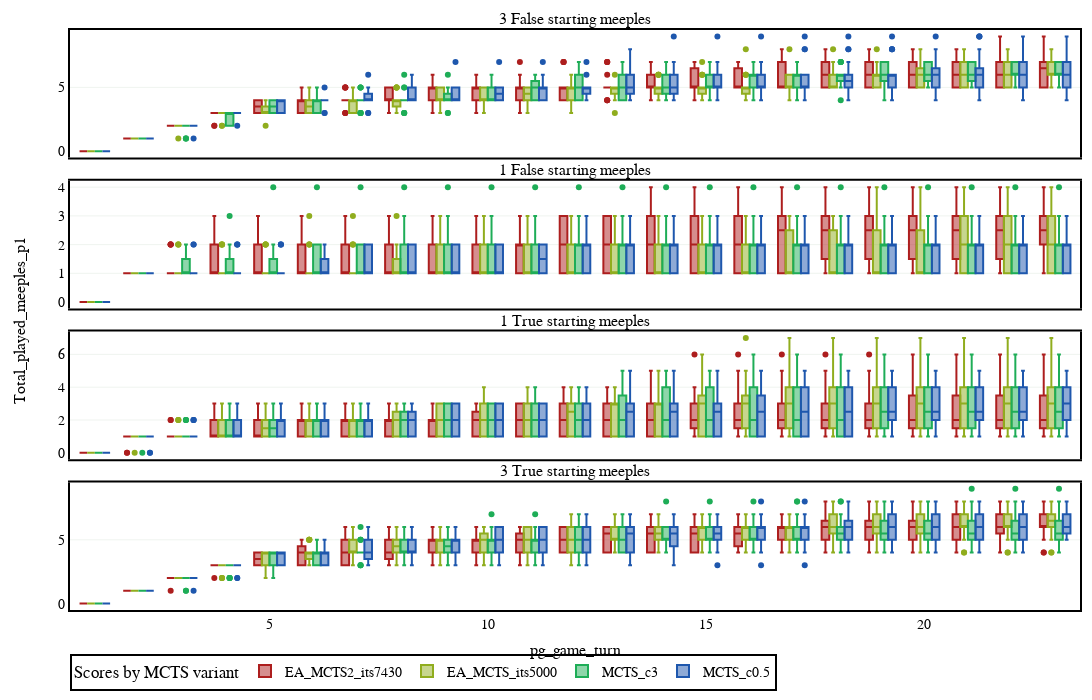

Notebook code for this chart:
### Code cell
#Plot for action level logs



#define variables
to_show = "Boxplot" #Average or Boxplot
plot_separation_column = ["comp_initial_meeples", "comp_set_tile_sequence"]
box_group_column = "player_name"
x_column = "pg_game_turn"#"current_iterations"#"pg_game_turn"
#y_column = "Score_p1"
y_column = "Total_played_meeples_p1"#"avg_leaf_node_depth"

#read data
logs_names = ["logs_by_action.csv"]#, "logs_by_action.csv", "logs_by_iteration.csv"]
logs_list = {logs_name:lm.read_csv(os.path.join(experiment_path, logs_name)) for logs_name in logs_names}
logs_index = 0
logs = logs_list[logs_names[logs_index]]
#filter data
logs = logs[logs["comp_initial_meeples"]!=2]
if len(plot_separation_column) > 1:
    logs["plot_separation_column"] = logs[plot_separation_column[0]].astype(str) + " " + logs[plot_separation_column[1]].astype(str)
    plot_separation_column = "plot_separation_column"

#order dataset
logs["order"] = pd.Categorical(logs["player_name"], data_order)
logs = logs.sort_values("order")
logs = logs.dropna(subset=["order"])

#print(logs_list[logs_names[logs_index]].head())
#Calculate uniques
plot_identifiers = logs[plot_separation_column].unique()
box_group_identifiers = logs[box_group_column].unique()
colors = eu.generate_color_palette(len(box_group_identifiers))
#colors = ["#5B8C5A","#56638A", "#EC7316"]
print("plot_identifiers", plot_identifiers)
print("box_group_identifiers", box_group_identifiers)



#Create figure
fig = make_subplots(rows=len(plot_identifiers)
                        ,cols=1
                        ,shared_xaxes=True
                        ,shared_yaxes=True
                        ,vertical_spacing=0.04
                        ,row_heights=[1/len(plot_identifiers) for _ in range(len(plot_identifiers))]
                        ,subplot_titles = [str(i) + " starting meeples" for i in plot_identifiers]
                        #, specs=[[{"secondary_y": True}] for _ in range(n_plots+1)]
                        ,x_title=x_column
                        ,y_title=y_column
                        #,print_grid=True
                        )

for row, plot_identifier in enumerate(plot_identifiers):
    for group_id, box_group_identifier in enumerate(box_group_identifiers):
        data = logs[logs[plot_separation_column] == plot_identifier]
        data = data[data[box_group_column] == box_group_identifier]
        if to_show == "Average":
            x = list(data[x_column].unique())
            y1 = []
            y1_lower = []
            y1_upper = []
            for x_unique in x:
                temp_data = data[data[x_column] == x_unique]
                values = temp_data[y_column]
                current_mean = st.mean(values)
                y1.append(current_mean)
                std = st.stdev(values)
                #y_lower.append()
                y1_lower.append(current_mean - std / math.sqrt(len(values)))
                y1_upper.append(current_mean + std / math.sqrt(len(values)))
                #print(y1_lower[-1], y1[-1], y1_upper[-1])

            #Prepare data for plot
            x_rev = x[::-1]
            y1_lower = y1_lower[::-1]

            #Plot
            shadow_color = eu.color_rgb_to_hex(eu.brighten_color(eu.color_hex_to_rgb(colors[group_id]), 0.3))
            fig.add_trace(go.Scatter(
                    x=x+x_rev
                    ,y=y1_upper+y1_lower
                    ,fill='toself'
                    ,fillcolor=colors[group_id]
                    ,line_color=colors[group_id]
                    ,showlegend=False
                    ,opacity = 0.5
                    #,marker={"color":colors[group_id]}
                    )
                ,row=row+1
                ,col=1)
            
            fig.add_trace(go.Scatter(
                    x=x
                    ,y=y1
                    ,line_color=colors[group_id]
                    ,name=str(box_group_identifier)
                    ,showlegend=True#row==0
                    ,legendgroup=str(box_group_identifier)
                    )
                ,row=row+1
                ,col=1)
            
        elif to_show == "Boxplot":
            fig.add_trace(go.Box(x=data[x_column]
                                ,y=data[y_column]
                                ,name=str(box_group_identifier)
                                #, width=0.2
                                ,showlegend=row==0
                                ,legendgroup=group_id
                                , marker={"color":colors[group_id]}
                                ,offsetgroup = group_id
                                )
                            ,row=row+1
                            ,col=1)

fig.update_layout(margin=dict(l=70, r=10, t=30, b=50)
                        ,width=1600
                        ,height=700
                        ,plot_bgcolor='rgba(0,0,0,0)'
                        #,plot_bgcolor="lightgray"
                        #,boxmode='group'
                        ,font = dict(family = "Arial", size = 14, color = "black")
                        ,boxgap=0.3
                        ,boxgroupgap=0
                        ,legend=dict(
                            title = "Scores by MCTS variant"
                            ,orientation="h"
                            ,yanchor="top"
                            ,y=-0.075
                            #,xanchor="center"
                            #,x=0.4
                            ,bgcolor="white"#"lightgray"#"rgba(200, 255, 255, 0.8)"
                            ,font = dict(family = "Arial", size = 14, color = "black")
                            ,bordercolor="Black"
                            ,borderwidth=2
                            ,itemsizing='trace'
                            ,itemwidth = 30
                            ) 
                        )
if to_show == "Average": fig.update_traces(mode='lines')
elif to_show == "Boxplot": fig.update_layout(boxmode='group')
fig.update_xaxes(showline=True
                        , linewidth=2
                        , linecolor='black'
                        , mirror=True
                        #,range=[0, 10]
                        )

fig.update_yaxes(showline=True
                    ,mirror=True
                    , linewidth=2
                    , linecolor='black'
                    #, nticks=5
                    #,tickmode = 'linear'
                    #,tick0 = 0
                    , gridcolor="#5B8C5A"
                    , gridwidth=0.1
                    #, dtick=5000
                    ,showgrid=True                    
                    )
fig.show()

### Figure 1 — Plotly figure (JSON) as saved in the notebook; plotly's stock layout.template omitted (floating-point values rounded to 4 significant figures; data arrays with more than 128 entries replaced by an {"elided": "..."} marker saying what was removed)
{"data": [{"legendgroup": "0", "marker": {"color": "#ad1e1e"}, "name": "EA_MCTS2_its7430", "offsetgroup": "0", "showlegend": true, "type": "box", "x": {"elided": "460 int values"}, "xaxis": "x", "y": {"elided": "460 int values"}, "yaxis": "y"}, {"legendgroup": "1", "marker": {"color": "#90ad1e"}, "name": "EA_MCTS_its5000", "offsetgroup": "1", "showlegend": true, "type": "box", "x": {"elided": "460 int values"}, "xaxis": "x", "y": {"elided": "460 int values"}, "yaxis": "y"}, {"legendgroup": "2", "marker": {"color": "#1ead57"}, "name": "MCTS_c3", "offsetgroup": "2", "showlegend": true, "type": "box", "x": {"elided": "460 int values"}, "xaxis": "x", "y": {"elided": "460 int values"}, "yaxis": "y"}, {"legendgroup": "3", "marker": {"color": "#1e57ad"}, "name": "MCTS_c0.5", "offsetgroup": "3", "showlegend": true, "type": "box", "x": {"elided": "460 int values"}, "xaxis": "x", "y": {"elided": "460 int values"}, "yaxis": "y"}, {"legendgroup": "4", "marker": {"color": "#901ead"}, "name": "nan", "offsetgroup": "4", "showlegend": true, "type": "box", "x": [], "xaxis": "x", "y": [], "yaxis": "y"}, {"legendgroup": "0", "marker": {"color": "#ad1e1e"}, "name": "EA_MCTS2_its7430", "offsetgroup": "0", "showlegend": false, "type": "box", "x": {"elided": "460 int values"}, "xaxis": "x2", "y": {"elided": "460 int values"}, "yaxis": "y2"}, {"legendgroup": "1", "marker": {"color": "#90ad1e"}, "name": "EA_MCTS_its5000", "offsetgroup": "1", "showlegend": false, "type": "box", "x": {"elided": "460 int values"}, "xaxis": "x2", "y": {"elided": "460 int values"}, "yaxis": "y2"}, {"legendgroup": "2", "marker": {"color": "#1ead57"}, "name": "MCTS_c3", "offsetgroup": "2", "showlegend": false, "type": "box", "x": {"elided": "460 int values"}, "xaxis": "x2", "y": {"elided": "460 int values"}, "yaxis": "y2"}, {"legendgroup": "3", "marker": {"color": "#1e57ad"}, "name": "MCTS_c0.5", "offsetgroup": "3", "showlegend": false, "type": "box", "x": {"elided": "460 int values"}, "xaxis": "x2", "y": {"elided": "460 int values"}, "yaxis": "y2"}, {"legendgroup": "4", "marker": {"color": "#901ead"}, "name": "nan", "offsetgroup": "4", "showlegend": false, "type": "box", "x": [], "xaxis": "x2", "y": [], "yaxis": "y2"}, {"legendgroup": "0", "marker": {"color": "#ad1e1e"}, "name": "EA_MCTS2_its7430", "offsetgroup": "0", "showlegend": false, "type": "box", "x": {"elided": "460 int values"}, "xaxis": "x3", "y": {"elided": "460 int values"}, "yaxis": "y3"}, {"legendgroup": "1", "marker": {"color": "#90ad1e"}, "name": "EA_MCTS_its5000", "offsetgroup": "1", "showlegend": false, "type": "box", "x": {"elided": "460 int values"}, "xaxis": "x3", "y": {"elided": "460 int values"}, "yaxis": "y3"}, {"legendgroup": "2", "marker": {"color": "#1ead57"}, "name": "MCTS_c3", "offsetgroup": "2", "showlegend": false, "type": "box", "x": {"elided": "460 int values"}, "xaxis": "x3", "y": {"elided": "460 int values"}, "yaxis": "y3"}, {"legendgroup": "3", "marker": {"color": "#1e57ad"}, "name": "MCTS_c0.5", "offsetgroup": "3", "showlegend": false, "type": "box", "x": {"elided": "460 int values"}, "xaxis": "x3", "y": {"elided": "460 int values"}, "yaxis": "y3"}, {"legendgroup": "4", "marker": {"color": "#901ead"}, "name": "nan", "offsetgroup": "4", "showlegend": false, "type": "box", "x": [], "xaxis": "x3", "y": [], "yaxis": "y3"}, {"legendgroup": "0", "marker": {"color": "#ad1e1e"}, "name": "EA_MCTS2_its7430", "offsetgroup": "0", "showlegend": false, "type": "box", "x": {"elided": "460 int values"}, "xaxis": "x4", "y": {"elided": "460 int values"}, "yaxis": "y4"}, {"legendgroup": "1", "marker": {"color": "#90ad1e"}, "name": "EA_MCTS_its5000", "offsetgroup": "1", "showlegend": false, "type": "box", "x": {"elided": "460 int values"}, "xaxis": "x4", "y": {"elided": "460 int values"}, "yaxis": "y4"}, {"legendgroup": "2", "marker": {"color": "#1ead57"}, "name": "MCTS_c3", "offsetgroup": "2", "showlegend": false, "type": "box", "x": {"elided": "460 int values"}, "xaxis": "x4", "y": {"elided": "460 int values"}, "yaxis": "y4"}, {"legendgroup": "3", "marker": {"color": "#1e57ad"}, "name": "MCTS_c0.5", "offsetgroup": "3", "showlegend": false, "type": "box", "x": {"elided": "460 int values"}, "xaxis": "x4", "y": {"elided": "460 int values"}, "yaxis": "y4"}, {"legendgroup": "4", "marker": {"color": "#901ead"}, "name": "nan", "offsetgroup": "4", "showlegend": false, "type": "box", "x": [], "xaxis": "x4", "y": [], "yaxis": "y4"}], "layout": {"annotations": [{"font": {"size": 16}, "showarrow": false, "text": "3 False starting meeples", "x": 0.5, "xanchor": "center", "xref": "paper", "y": 1, "yanchor": "bottom", "yref": "paper"}, {"font": {"size": 16}, "showarrow": false, "text": "1 False starting meeples", "x": 0.5, "xanchor": "center", "xref": "paper", "y": 0.74, "yanchor": "bottom", "yref": "paper"}, {"font": {"size": 16}, "showarrow": false, "text": "1 True starting meeples", "x": 0.5, "xanchor": "center", "xref": "paper", "y": 0.48, "yanchor": "bottom", "yref": "paper"}, {"font": {"size": 16}, "showarrow": false, "text": "3 True starting meeples", "x": 0.5, "xanchor": "center", "xref": "paper", "y": 0.22, "yanchor": "bottom", "yref": "paper"}, {"font": {"size": 16}, "showarrow": false, "text": "pg_game_turn", "x": 0.5, "xanchor": "center", "xref": "paper", "y": 0, "yanchor": "top", "yref": "paper", "yshift": -30}, {"font": {"size": 16}, "showarrow": false, "text": "Total_played_meeples_p1", "textangle": -90, "x": 0, "xanchor": "right", "xref": "paper", "xshift": -40, "y": 0.5, "yanchor": "middle", "yref": "paper"}], "boxgap": 0.3, "boxgroupgap": 0, "boxmode": "group", "font": {"color": "black", "family": "Arial", "size": 14}, "height": 700, "legend": {"bgcolor": "white", "bordercolor": "Black", "borderwidth": 2, "font": {"color": "black", "family": "Arial", "size": 14}, "itemsizing": "trace", "itemwidth": 30, "orientation": "h", "title": {"text": "Scores by MCTS variant"}, "y": -0.075, "yanchor": "top"}, "margin": {"b": 50, "l": 70, "r": 10, "t": 30}, "plot_bgcolor": "rgba(0,0,0,0)", "width": 1600, "xaxis": {"anchor": "y", "domain": [0, 1], "linecolor": "black", "linewidth": 2, "matches": "x4", "mirror": true, "showline": true, "showticklabels": false}, "xaxis2": {"anchor": "y2", "domain": [0, 1], "linecolor": "black", "linewidth": 2, "matches": "x4", "mirror": true, "showline": true, "showticklabels": false}, "xaxis3": {"anchor": "y3", "domain": [0, 1], "linecolor": "black", "linewidth": 2, "matches": "x4", "mirror": true, "showline": true, "showticklabels": false}, "xaxis4": {"anchor": "y4", "domain": [0, 1], "linecolor": "black", "linewidth": 2, "mirror": true, "showline": true}, "yaxis": {"anchor": "x", "domain": [0.78, 1], "gridcolor": "#5B8C5A", "gridwidth": 0.1, "linecolor": "black", "linewidth": 2, "mirror": true, "showgrid": true, "showline": true}, "yaxis2": {"anchor": "x2", "domain": [0.52, 0.74], "gridcolor": "#5B8C5A", "gridwidth": 0.1, "linecolor": "black", "linewidth": 2, "mirror": true, "showgrid": true, "showline": true}, "yaxis3": {"anchor": "x3", "domain": [0.26, 0.48], "gridcolor": "#5B8C5A", "gridwidth": 0.1, "linecolor": "black", "linewidth": 2, "mirror": true, "showgrid": true, "showline": true}, "yaxis4": {"anchor": "x4", "domain": [0, 0.22], "gridcolor": "#5B8C5A", "gridwidth": 0.1, "linecolor": "black", "linewidth": 2, "mirror": true, "showgrid": true, "showline": true}}}
